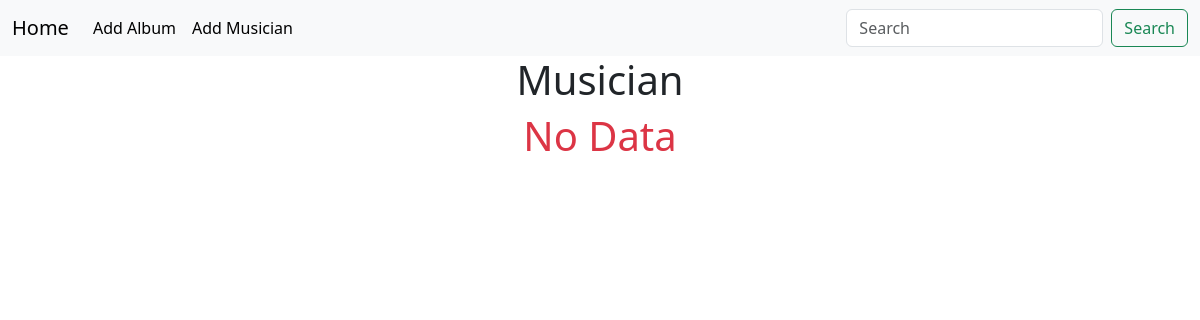
Before: / with the older database file.
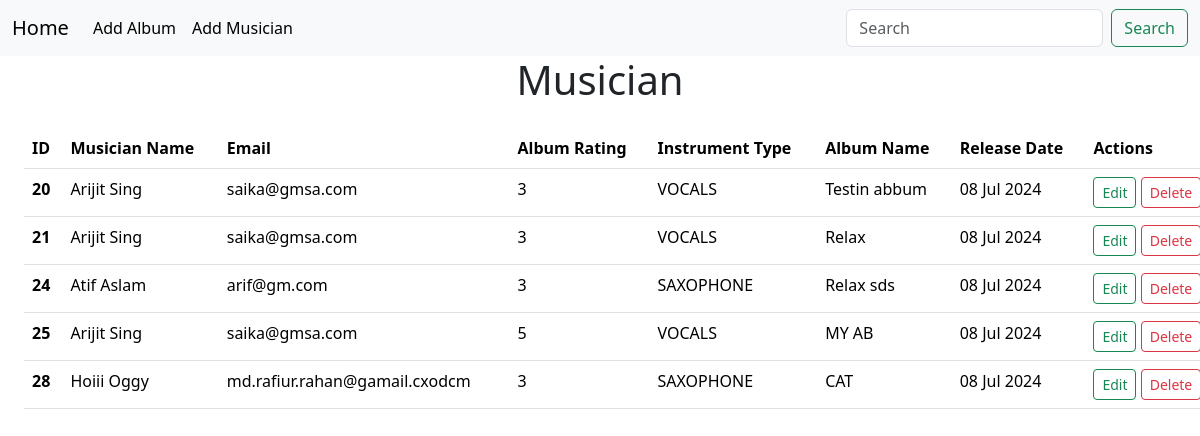
After: the same page with the newer database file.
### musician/models.py (models this page shows, shortened)
class MusicianModel(models.Model):
    first_name = models.CharField(max_length=50)
    last_name = models.CharField(max_length=50)
    email = models.EmailField(unique=True)
    phone_number = models.CharField(max_length=15)
    instrument_type = models.CharField(
        max_length=20, choices=INSTRUMENT_CHOICES, default="OTHER"
    )

### album/models.py (models this page shows, shortened)
class AlbumModel(models.Model):
    album_name = models.CharField(max_length=100)
    musician = models.ForeignKey(MusicianModel, on_delete=models.CASCADE)
    release_date = models.DateField(auto_now=True)
    rating = models.IntegerField(
        validators=[MinValueValidator(1), MaxValueValidator(5)]
    )

### musicians_directory/views.py (the view)
# urls.py: path("", views.home, name="home"),
def home(request):
    albums = AlbumModel.objects.all()
    data = []
    for album in albums:
        musician = album.musician
        data.append(
            {
                "id": album.id,
                "musician_name": f"{musician.first_name} {musician.last_name}",
                "email": musician.email,
                "album_rating": album.rating,
                "instrument_type": musician.instrument_type,
                "album_name": album.album_name,
                "release_date": album.release_date,
                "musicain_id": musician.id,
            }
        )
    return render(request, "home.html", {"data": data})

### templates/home.html
{% extends "base.html" %} {% block content %}
<h1 class="text-center">Musician</h1>
{% if data %}
<table class="table m-4 p-4">
  <thead>
    <tr>
      <th scope="col">ID</th>
      <th scope="col">Musician Name</th>
      <th scope="col">Email</th>
      <th scope="col">Album Rating</th>
      <th scope="col">Instrument Type</th>
      <th scope="col">Album Name</th>
      <th scope="col">Release Date</th>
      <th scope="col">Actions</th>
    </tr>
  </thead>
  <tbody>
    {% for item in data %}
    <tr>
      <th scope="row">{{item.id}}</th>
      <td>
        <a
          class="text-decoration-none text-black"
          href="{% url 'edit_musician' item.musicain_id %}"
          >{{item.musician_name}}</a
        >
      </td>
      <td>{{item.email}}</td>
      <td>{{item.album_rating}}</td>
      <td>{{item.instrument_type}}</td>
      <td>{{item.album_name}}</td>
      <td>{{item.release_date|date:"d M Y "}}</td>
      <td>
        <a
          href="{% url 'edit_album' item.id %}"
          class="btn btn-sm btn-outline-success"
          >Edit</a
        >
        <a
          href="{% url 'delete_musician' item.musicain_id %}"
          class="btn btn-sm btn-outline-danger"
          >Delete</a
        >
      </td>
    </tr>
    {% endfor %}
  </tbody>
</table>
{% else %}
<h1 class="text-danger text-center">No Data</h1>
{% endif %} {% endblock content %}

### templates/base.html (shortened to what this page needs)
<!DOCTYPE html>
<html lang="en">
  <head>
    <link
      href="https://cdn.jsdelivr.net/npm/bootstrap@5.3.3/dist/css/bootstrap.min.css"
      rel="stylesheet"
    />
  </head>
  <body>
    <nav class="navbar navbar-expand-lg bg-body-tertiary">
      <div class="container-fluid">
        <a class="navbar-brand" href="{% url "home" %}">Home</a>
        <div class="collapse navbar-collapse" id="navbarSupportedContent">
          <ul class="navbar-nav me-auto mb-2 mb-lg-0">
            <li class="nav-item">
              <a class="nav-link active" href="{% url "add_album" %}" aria-current="page">Add Album</a>
            </li>
            <li class="nav-item">
              <a class="nav-link active" href="{% url "add_musician" %}" aria-current="page">Add Musician</a>
            </li>
          </ul>
          <form class="d-flex" role="search">
            <input
              class="form-control me-2"
              type="search"
              placeholder="Search"
              aria-label="Search"
            />
            <button class="btn btn-outline-success" type="submit">
              Search
            </button>
          </form>
        </div>
      </div>
    </nav>
    {% block content %} {% endblock content %}
  </body>
</html>

Changed rows visible on the page:
added MusicianModel: email "saika@gmsa.com" "saika@gmsa.com" "saika@gmsa.com", instrument_type "VOCALS" "VOCALS" "VOCALS"
added AlbumModel: album_name "Testin abbum", release_date "08 Jul 2024"
added AlbumModel: album_name "Relax", release_date "08 Jul 2024"
added MusicianModel: email "arif@gm.com", instrument_type "SAXOPHONE"
added AlbumModel: album_name "Relax sds", release_date "08 Jul 2024"
added AlbumModel: album_name "MY AB", release_date "08 Jul 2024"
added MusicianModel: email "md.rafiur.rahan@gamail.cxodcm", instrument_type "SAXOPHONE"
added AlbumModel: album_name "CAT", release_date "08 Jul 2024"
Other visible differences:
text no longer shown: "No Data"
text now shown: "ID Musician Name Email Album Rating Instrument Type Album Name Release Date Actions"
new list line: "20 Arijit Sing 3 Edit Delete"
new list line: "21 Arijit Sing 3 Edit Delete"
new list line: "24 Atif Aslam 3 Edit Delete"
new list line: "25 Arijit Sing 5 Edit Delete"
new list line: "28 Hoiii Oggy 3 Edit Delete"
